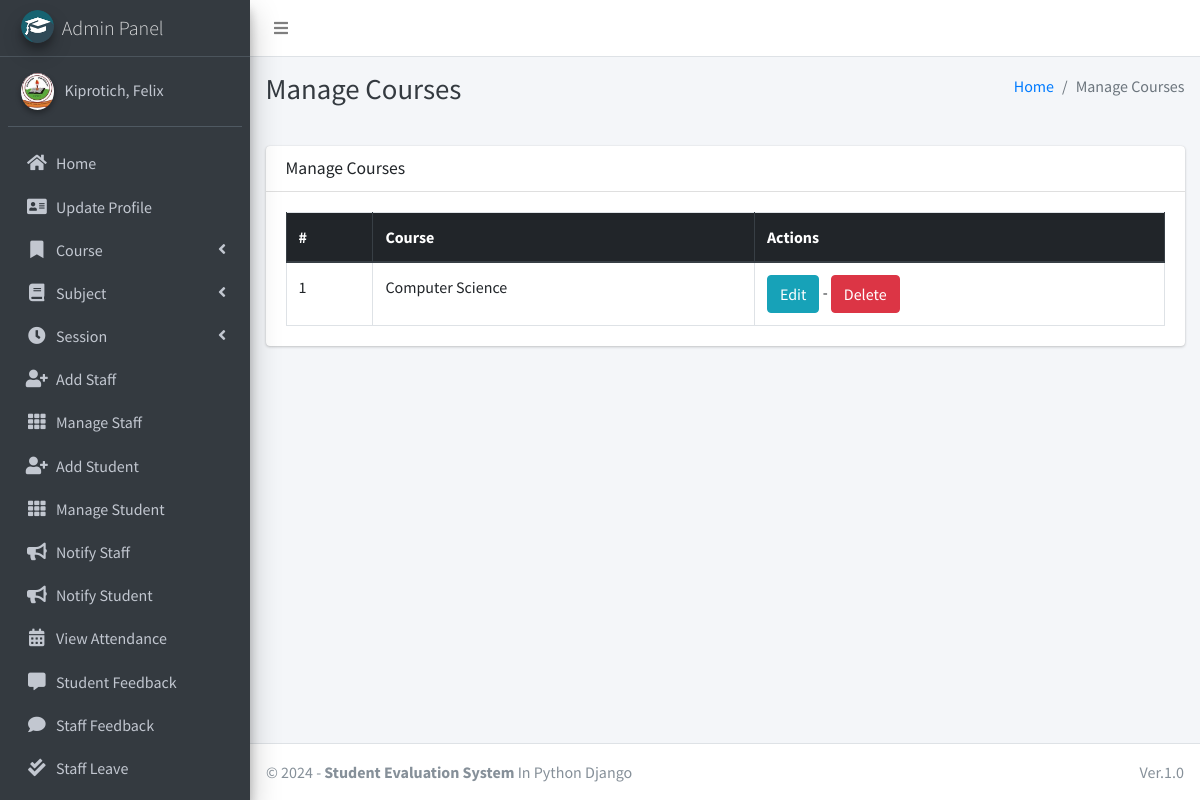
/course/manage/ (signed in), run on the app's committed database.
### main_app/models.py (models this page shows, shortened)
class CustomUser(AbstractUser):
    USER_TYPE = ((1, "HOD"), (2, "Staff"), (3, "Student"))
    GENDER = [("M", "Male"), ("F", "Female")]
    username = None  # Removed username, using email instead
    email = models.EmailField(unique=True)
    user_type = models.CharField(default=1, choices=USER_TYPE, max_length=1)
    gender = models.CharField(max_length=1, choices=GENDER)
    profile_pic = models.ImageField()
    address = models.TextField()
    fcm_token = models.TextField(default="")  # For firebase notifications
    created_at = models.DateTimeField(auto_now_add=True)
    updated_at = models.DateTimeField(auto_now=True)
    USERNAME_FIELD = "email"
    REQUIRED_FIELDS = []
    objects = CustomUserManager()
    def __str__(self):
        return self.last_name + ", " + self.first_name

class Course(models.Model):
    name = models.CharField(max_length=120)
    created_at = models.DateTimeField(auto_now_add=True)
    updated_at = models.DateTimeField(auto_now=True)

### main_app/hod_views.py (the view)
# urls.py: path("course/manage/", hod_views.manage_course, name='manage_course'),
def manage_course(request):
    courses = Course.objects.all()
    context = {
        'courses': courses,
        'page_title': 'Manage Courses'
    }
    return render(request, "hod_template/manage_course.html", context)

### main_app/templates/hod_template/manage_course.html
{% extends 'main_app/base.html' %}
{% load static %}
{% block page_title %}{{page_title}}{% endblock page_title %}
{% block content %}
<section class="content">
    <div class="container-fluid">
        <div class="row">
            <div class="col-md-12">
                <div class="card">
                    <div class="card-header">
                        <h3 class="card-title">{{page_title}}</h3>
                    </div>
                    <div class="card-body">
                        <table id="example2" class="table table-bordered table-hover">
                            <thead class="thead-dark">
                                <tr>
                                    <th>#</th>
                                    <th>Course</th>
                                    <th>Actions</th>
                                </tr>
                            </thead>
                            <tbody>
                                {% for course in courses %}
                                <tr>
                                    <td>{{ forloop.counter }}</td>
                                    <td>{{course.name}}</td>
                                    <td>
                                        <a href="{% url 'edit_course' course.id %}" class="btn btn-info">Edit</a> -
                                        <a href="{% url 'delete_course' course.id %}" onclick="return confirm('Are you sure you want to delete this course ?')" class="btn btn-danger">Delete</a>
                                    </td>
                                </tr>
                                {% endfor %}
                            </tbody>
                        </table>
                    </div>
                </div>
            </div>
        </div>
    </div>
</section>
{% endblock content %}

### main_app/templates/main_app/sidebar_template.html (shortened to what this page needs)
{% load static %}
<aside class="main-sidebar sidebar-dark-info elevation-4">
    {% if request.user.user_type == '1' %}
    <a href="{% url 'admin_home' %}" class="brand-link">
        <img src="{% static 'dist/img/cmsl.png' %} " alt="AdminLTE Logo"
            class="brand-image img-circle elevation-3" >
        <span class="brand-text font-weight-light">Admin Panel</span>
    </a>
    <div class="sidebar">
        <div class="user-panel mt-3 pb-3 mb-3 d-flex">
            <div class="image">
                <img src="{{ request.user.profile_pic}}" class="img-circle elevation-2" alt="User Image">
            </div>
            <div class="info">
                <a href="#" class="d-block">{{user}}</a>
            </div>
        </div>
        <nav class="mt-2">
            <ul class="nav nav-pills nav-sidebar flex-column" data-widget="treeview" role="menu" data-accordion="false">
                <li class="nav-item">
                    {% url 'admin_home' as admin_home %}
                    <a href="{{admin_home}}" class="nav-link {% if admin_home == request.path %} active {% endif %}">
                        <i class="nav-icon fas fa-home"></i>
                        <p>
                            Home
                        </p>
                    </a>
                </li>
                <li class="nav-item">
                    {% url 'admin_view_profile' as admin_view_profile %}
                    <a href="{{admin_view_profile}}"
                        class="nav-link {% if admin_view_profile == request.path %} active {% endif %}">
                        <i class="nav-icon fas fa-address-card"></i>
                        <p>
                            Update Profile
                        </p>
                    </a>
                </li>
                <li class="nav-item has-treeview">
                    <a href="#" class="nav-link">
                        <i class="nav-icon fas fa-bookmark"></i>
                        <p>
                            Course
                            <i class="fas fa-angle-left right"></i>
                        </p>
                    </a>
                </li>
                <li class="nav-item has-treeview">
                    <a href="#" class="nav-link">
                        <i class="nav-icon fas fa-book"></i>
                        <p>
                            Subject
                            <i class="fas fa-angle-left right"></i>
                        </p>
                    </a>
                </li>
                <li class="nav-item has-treeview">
                    <a href="#" class="nav-link">
                        <i class="nav-icon fas fa-clock"></i>
                        <p>
                            Session
                            <i class="fas fa-angle-left right"></i>
                        </p>
                    </a>
                </li>
                <li class="nav-item">
                    {% url 'add_staff' as add_staff %}
                    <a href="{{add_staff}}" class="nav-link {% if add_staff == request.path %} active {% endif %}">
                        <i class="nav-icon fas fa-user-plus"></i>
                        <p>
                            Add Staff
                        </p>
                    </a>
                </li>
                <li class="nav-item">
                    {% url 'manage_staff' as manage_staff %}
                    {% url 'edit_staff' staff_id as edit_staff %}
                    <a href="{{manage_staff}}"
                        class="nav-link {% if manage_staff == request.path or request.path == edit_staff %} active {% endif %}">
                        <i class="nav-icon fas fa-th"></i>
                        <p>
                            Manage Staff
                        </p>
                    </a>
                </li>
                <li class="nav-item">
                    {% url 'add_student' as add_student%}
                    <a href="{{add_student}}" class="nav-link  {% if add_student == request.path %} active {% endif %}">
                        <i class="nav-icon fas fa-user-plus"></i>
                        <p>
                            Add Student
                        </p>
                    </a>
                </li>
                <li class="nav-item">
                    {% url 'manage_student' as manage_student %}
                    {% url 'edit_student' student_id as edit_student %}
                    <a href="{{manage_student}}"
                        class="nav-link  {% if edit_student == request.path or manage_student == request.path %} active {% endif %}">
                        <i class="nav-icon fas fa-th"></i>
                        <p>
                            Manage Student
                        </p>
                    </a>
                </li>
                <li class="nav-item">
                    {% url 'admin_notify_staff' as admin_notify_staff %}
                    <a href="{{admin_notify_staff}}"
                        class="nav-link {% if admin_notify_staff == request.path %} active {% endif %}">
                        <i class="nav-icon fas fa-bullhorn"></i>
                        <p>
                            Notify Staff
                        </p>
                    </a>
                </li>
                <li class="nav-item">
                    {% url 'admin_notify_student' as admin_notify_student %}
                    <a href="{{admin_notify_student}}"
                        class="nav-link {% if admin_notify_student == request.path %} active {% endif %}">
                        <i class="nav-icon fas fa-bullhorn"></i>
                        <p>
                            Notify Student
                        </p>
                    </a>
                </li>
                <li class="nav-item">
                    {% url 'admin_view_attendance' as admin_view_attendance %}
                <li class="nav-item">
                    <a href="{{admin_view_attendance}}"
                        class="nav-link  {% if admin_view_attendance == request.path %} active {% endif %}">
                        <i class="nav-icon fas fa-calendar-alt"></i>
                        <p>
                            View Attendance
                        </p>
                    </a>
                </li>
                <li class="nav-item">
                    {% url 'student_feedback_message' as student_feedback_message %}
                    <a href="{{ student_feedback_message }}"
                        class="nav-link  {% if student_feedback_message == request.path %} active {% endif %}">
                        <i class="nav-icon fas fa-comment-alt"></i>
                        <p>
                            Student Feedback
                        </p>
                    </a>
                </li>
                <li class="nav-item">
                    {% url 'staff_feedback_message' as staff_feedback_message %}
                    <a href="{{staff_feedback_message}}"
                        class="nav-link   {% if staff_feedback_message == request.path %} active {% endif %}">
                        <i class="nav-icon fas fa-comment"></i>
                        <p>
                            Staff Feedback
                        </p>
                    </a>
                </li>
                <li class="nav-item">
                    {% url 'view_staff_leave' as view_staff_leave %}
                    <a href="{{view_staff_leave}}"
                        class="nav-link  {% if view_staff_leave == request.path %} active {% endif %}">
                        <i class="nav-icon fas fa-check-double"></i>
                        <p>
                            Staff Leave
                        </p>
                    </a>
                </li>
                <li class="nav-item">
                    {% url 'view_student_leave' as view_student_leave %}
                    <a href="{% url 'view_student_leave' %}"
                        class="nav-link  {% if view_student_leave == request.path %} active {% endif %}">
                    </a>
                </li>
                                        {% endif %}
                                    </ul>
                                </nav>
                            </div>
</aside>

### data on the page
CustomUser: user.profile_pic (picture), last_name+first_name "Kiprotich, Felix"
Course: name "Computer Science"

### other printed values
{{ page_title }} "Manage Courses"
